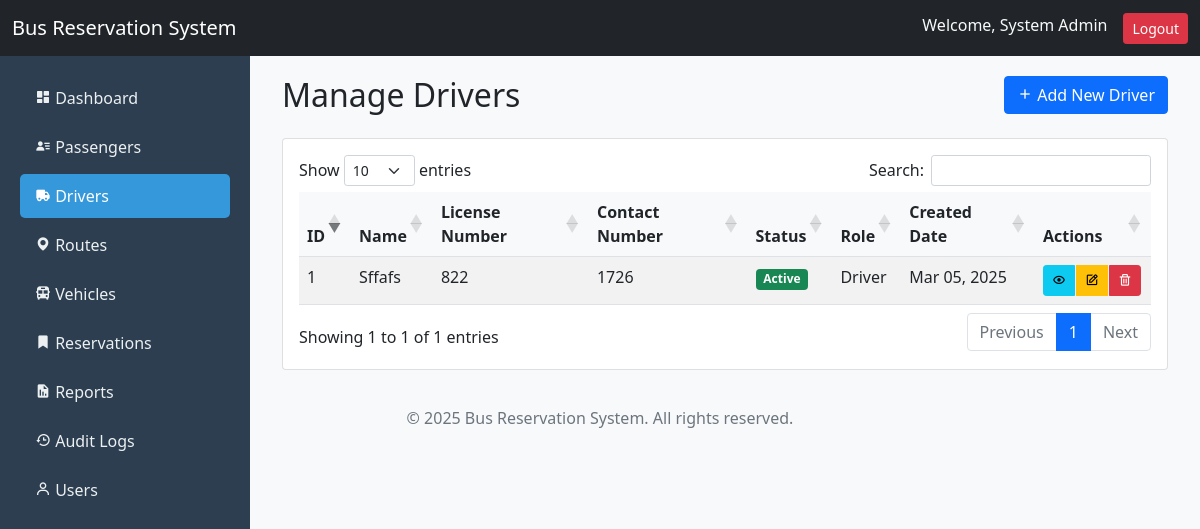
Screenshot of /admin/drivers.php (signed in) with the database file from the repository.
### tables this page shows
CREATE TABLE `drivers` (
  `id` int(11) NOT NULL,
  `name` varchar(100) NOT NULL,
  `license_number` varchar(50) NOT NULL,
  `contact_number` varchar(20) NOT NULL,
  `address` text NOT NULL,
  `status` enum('active','inactive','suspended') DEFAULT 'active',
  `is_conductor` tinyint(1) DEFAULT 0,
  `created_at` timestamp NOT NULL DEFAULT current_timestamp(),
  `updated_at` timestamp NOT NULL DEFAULT current_timestamp() ON UPDATE current_timestamp()
);

### admin/drivers.php (the view, shortened to what this page needs)
<?php
require_once 'includes/header.php';
try {
    $stmt = $pdo->query("SELECT * FROM drivers ORDER BY created_at DESC");
    $drivers = $stmt->fetchAll();
} catch(PDOException $e) {
    $error_message = "Error fetching drivers: " . $e->getMessage();
    $drivers = [];
}
?>
<div class="main-content">
    <div class="container-fluid">
        <div class="row mb-3">
            <div class="col-md-6">
                <h2>Manage Drivers</h2>
            </div>
            <div class="col-md-6 text-end">
                <button type="button" class="btn btn-primary" data-bs-toggle="modal" data-bs-target="#addDriverModal">
                    <i class='bx bx-plus'></i> Add New Driver
                </button>
            </div>
        </div>
        <div class="card">
            <div class="card-body">
                <div class="table-responsive">
                    <table id="driversTable" class="table table-striped">
                        <thead>
                            <tr>
                                <th>ID</th>
                                <th>Name</th>
                                <th>License Number</th>
                                <th>Contact Number</th>
                                <th>Status</th>
                                <th>Role</th>
                                <th>Created Date</th>
                                <th>Actions</th>
                            </tr>
                        </thead>
                        <tbody>
                            <?php foreach ($drivers as $driver): ?>
                            <tr>
                                <td><?php echo htmlspecialchars($driver['id']); ?></td>
                                <td><?php echo htmlspecialchars($driver['name']); ?></td>
                                <td><?php echo htmlspecialchars($driver['license_number']); ?></td>
                                <td><?php echo htmlspecialchars($driver['contact_number']); ?></td>
                                <td>
                                    <span class="badge bg-<?php echo $driver['status'] === 'active' ? 'success' : 'danger'; ?>">
                                        <?php echo ucfirst(htmlspecialchars($driver['status'])); ?>
                                    </span>
                                </td>
                                <td><?php echo $driver['is_conductor'] ? 'Conductor' : 'Driver'; ?></td>
                                <td><?php echo date('M d, Y', strtotime($driver['created_at'])); ?></td>
                                <td>
                                    <div class="btn-group">
                                        <button type="button" class="btn btn-sm btn-info view-driver"
                                                data-bs-toggle="modal" data-bs-target="#viewDriverModal"
                                                data-driver='<?php echo json_encode($driver); ?>'>
                                            <i class='bx bx-show'></i>
                                        </button>
                                        <button type="button" class="btn btn-sm btn-warning edit-driver"
                                                data-bs-toggle="modal" data-bs-target="#editDriverModal"
                                                data-driver='<?php echo json_encode($driver); ?>'>
                                            <i class='bx bx-edit'></i>
                                        </button>
                                        <button type="button" class="btn btn-sm btn-danger delete-driver"
                                                data-id="<?php echo $driver['id']; ?>"
                                                data-name="<?php echo htmlspecialchars($driver['name']); ?>">
                                            <i class='bx bx-trash'></i>
                                        </button>
                                    </div>
                                </td>
                            </tr>
                            <?php endforeach; ?>
                        </tbody>
                    </table>
                </div>
            </div>
        </div>
    </div>
</div>
<?php
require_once 'includes/footer.php';
?>

### admin/assets/css/style.css (style rules this page uses)
.main-content { margin-left: 250px; margin-top: 56px; padding: 20px; }
.table th { background-color: #f8f9fa; }
.btn-group .btn { margin-right: 2px; }

### rows the page displays
drivers: id "1", name "Sffafs", license_number "822", contact_number "1726", status "Active", is_conductor "Driver", created_at "Mar 05, 2025"

### other values shown
SITE_NAME "Bus Reservation System"
$_SESSION['name'] "System Admin"
